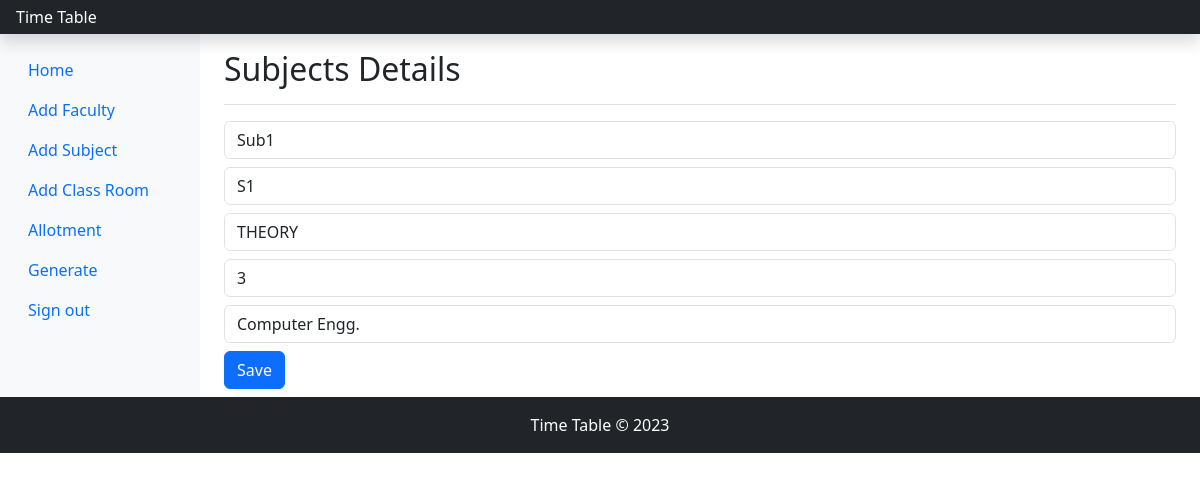
Page /editsubject.php?id=4 (signed in) on the committed database.
### tables this page shows
CREATE TABLE `subject` (
  `subject_id` int(11) NOT NULL,
  `code` varchar(10) NOT NULL,
  `name` varchar(100) NOT NULL,
  `course` varchar(50) NOT NULL,
  `semister` varchar(10) NOT NULL,
  `department` varchar(50) NOT NULL,
  `isAlloted` int(11) NOT NULL DEFAULT '0',
  `allotTheory` varchar(10) DEFAULT NULL,
  `allotPractical` varchar(10) DEFAULT NULL,
  `allotClassrooms` varchar(10) DEFAULT NULL,
  `createAt` timestamp NOT NULL DEFAULT CURRENT_TIMESTAMP ON UPDATE CURRENT_TIMESTAMP
);

### editsubject.php (the view, shortened to what this page needs)
<?php include('header.php'); ?>
<?php include('db.php'); ?>
<?php
$sql = "select * from subject where subject_id='" . $_GET['id'] . "' ";
$result = $conn->query($sql);
if ($result->num_rows > 0) {
    $fetch = $result->fetch_assoc();
} else {
    header('Location: addsubject.php');
}
?>
<main class="col-md-9 ms-sm-auto col-lg-10 px-md-4">
    <div class="d-flex justify-content-between flex-wrap flex-md-nowrap align-items-center pt-3 pb-2 mb-3 border-bottom">
        <h1 class="h2">Subjects Details</h1>
    </div>
    <div class="table-responsive">
        <form action="editsubject_action.php" method="POST">
            <div class="mb-2">
                <input type="text" class="form-control" id="name" name="name" value="<?= $fetch['name'] ?>" placeholder="Subject Name">
            </div>
            <div class="mb-2">
                <input type="text" class="form-control" id="code" name="code" value="<?= $fetch['code'] ?>" placeholder="Subject Code">
            </div>
            <div class="mb-2">
                <select class="form-control" id="course" name="course">
                    <option value="THEORY" <?= $fetch['course'] == "THEORY" ? 'selected' : '' ?>>THEORY</option>
                </select>
            </div>
            <div class="mb-2">
                <select class="form-control" id="semister" name="semister">
                    <option value="3" <?= $fetch['semister'] == "3" ? 'selected' : '' ?>>3</option>
                </select>
            </div>
            <div class="mb-2">
                <select class="form-control" id="department" name="department">
                    <option value="Computer Engg." <?= $fetch['department'] == "Computer Engg." ? 'selected' : '' ?>>Computer Engg.</option>
                </select>
            </div>
            <div class="mb-2">
                <button type="submit" class="btn btn-primary">Save</button>
            </div>
        </form>
    </div>
</main>
<?php include('footer.php'); ?>

### rows in the picture
subject: name "Sub1", code "S1", course "THEORY", semister "3", department "Computer Engg."
